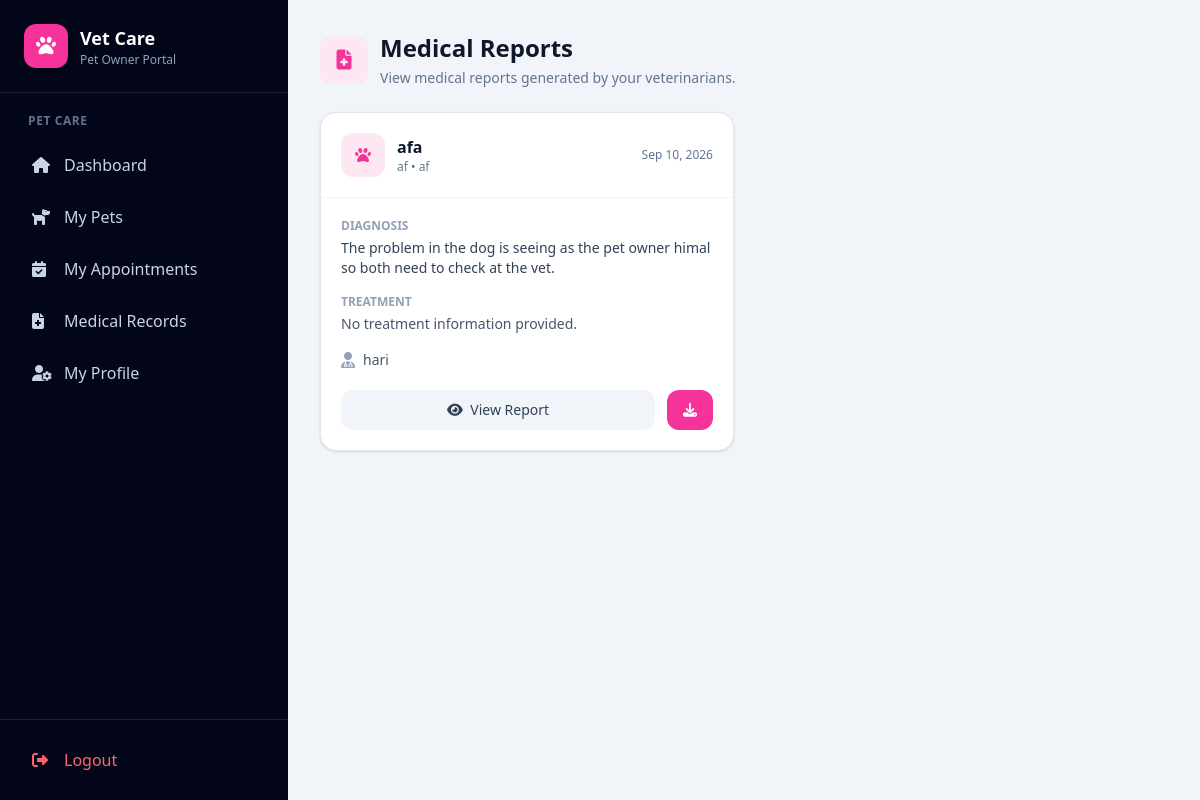
The page /medical/medical-records/ (signed in) on the database its author committed.
### medical/models.py (models this page shows, shortened)
class MedicalRecord(models.Model):
    animal = models.ForeignKey(
        Animal,
        on_delete=models.CASCADE,
        related_name="medical_records"
    )
    veterinarian = models.ForeignKey(
        VeterinarianProfile,
        on_delete=models.SET_NULL,
        null=True,
        related_name="medical_records"
    )
    appointment = models.ForeignKey(
        "appointment.Appointment",
        on_delete=models.SET_NULL,
        null=True,
        blank=True,
        related_name="medical_records"
    )
    diagnosis = models.TextField()
    symptoms = models.TextField(
        blank=True,
        null=True
    )
    treatment = models.TextField(
        blank=True,
        null=True
    )
    notes = models.TextField(
        blank=True,
        null=True
    )
    record_date = models.DateField()
    created_at = models.DateTimeField(
        auto_now_add=True
    )
    updated_at = models.DateTimeField(
        auto_now=True
    )
    class Meta:
        ordering = ["-record_date"]
        verbose_name = "Medical Record"
        verbose_name_plural = "Medical Records"

### animal/models.py (models this page shows, shortened)
class Animal(models.Model):
    owner = models.ForeignKey(
        User,
        on_delete=models.CASCADE,
        related_name="animals",
        null=True,
        blank=True
    )
    name = models.CharField(max_length=100)
    species = models.CharField(max_length=100)
    breed = models.CharField(
        max_length=100,
        blank=True,
        null=True
    )
    age = models.PositiveIntegerField(
        blank=True,
        null=True
    )
    symptoms = models.TextField(
        blank=True,
        null=True
    )
    created_at = models.DateTimeField(
        auto_now_add=True
    )

### account/models.py (models this page shows, shortened)
class VeterinarianProfile(models.Model):
    user = models.OneToOneField(
        User,
        on_delete=models.CASCADE,
        related_name="veterinarian_profile",
        limit_choices_to={"role": User.VETERINARIAN}
    )
    license_number = models.CharField(
        max_length=100,
        unique=True
    )
    specialization = models.CharField(
        max_length=150,
        blank=True,
        null=True
    )
    qualification = models.CharField(
        max_length=200,
        blank=True,
        null=True
    )
    experience_years = models.PositiveIntegerField(
        default=0
    )
    joined_date = models.DateField(
        blank=True,
        null=True
    )

class User(AbstractUser):
    ADMIN = "ADMIN"
    VETERINARIAN = "VETERINARIAN"
    PET_OWNER = "PET_OWNER"
    ROLE_CHOICES = [
        (ADMIN, "Admin"),
        (VETERINARIAN, "Veterinarian"),
        (PET_OWNER, "Pet Owner"),
    ]
    role = models.CharField(
        max_length=20,
        choices=ROLE_CHOICES,
        default=PET_OWNER
    )
    phone = models.CharField(
        max_length=15,
        blank=True,
        null=True
    )
    address = models.TextField(
        blank=True,
        null=True
    )
    created_at = models.DateTimeField(
        auto_now_add=True
    )
    updated_at = models.DateTimeField(
        auto_now=True
    )

### medical/views.py (the view)
@login_required
def owner_medical_records(request):
    if request.user.role != User.PET_OWNER:
        messages.error(
            request,
            "You are not authorized to view medical reports."
        )
        return redirect("dashboard")
    medical_records = (
        MedicalRecord.objects
        .filter(animal__owner=request.user)
        .select_related(
            "animal",
            "veterinarian",
            "appointment"
        )
        .prefetch_related("prescriptions")
        .order_by("-record_date", "-id")
    )
    return render(
        request,
        "medical/owner_medical_records.html",
        {
            "medical_records": medical_records
        }
    )

### medical/templates/medical/owner_medical_records.html (shortened to what this page needs)
{% extends "ownerbase.html" %}
{% block content %}
<div class="max-w-7xl mx-auto">
    <div class="flex flex-col sm:flex-row
                sm:items-center
                sm:justify-between
                gap-4 mb-6">
        <div>
            <div class="flex items-center gap-3">
                <div class="w-12 h-12
                            rounded-xl
                            bg-pink-100
                            text-pink-500
                            flex items-center justify-center">
                    <i class="fa-solid fa-file-medical text-xl"></i>
                </div>
                <div>
                    <h1 class="text-2xl font-bold text-slate-900">
                        Medical Reports
                    </h1>
                    <p class="text-sm text-slate-500 mt-1">
                        View medical reports generated by your veterinarians.
                    </p>
                </div>
            </div>
        </div>
    </div>
    {% if medical_records %}
        <div class="grid grid-cols-1 lg:grid-cols-2
                    xl:grid-cols-3 gap-5">
            {% for record in medical_records %}
                <div class="bg-white
                            rounded-2xl
                            border border-slate-200
                            shadow-sm
                            overflow-hidden">
                    <div class="p-5
                                border-b border-slate-100">
                        <div class="flex items-center
                                    justify-between gap-3">
                            <div class="flex items-center gap-3">
                                <div class="w-11 h-11
                                            rounded-xl
                                            bg-pink-100
                                            text-pink-500
                                            flex items-center justify-center">
                                    <i class="fa-solid fa-paw"></i>
                                </div>
                                <div>
                                    <h2 class="font-bold
                                               text-slate-900">
                                        {{ record.animal.name }}
                                    </h2>
                                    <p class="text-xs
                                              text-slate-500">
                                        {{ record.animal.species }}
                                        {% if record.animal.breed %}
                                            • {{ record.animal.breed }}
                                        {% endif %}
                                    </p>
                                </div>
                            </div>
                            <span class="text-xs
                                         text-slate-500
                                         whitespace-nowrap">
                                {{ record.record_date|date:"M d, Y" }}
                            </span>
                        </div>
                    </div>
                    <div class="p-5 space-y-4">
                        <div>
                            <p class="text-xs
                                      font-semibold
                                      uppercase
                                      text-slate-400">
                                Diagnosis
                            </p>
                            <p class="text-sm
                                      text-slate-700
                                      mt-1">
                                {{ record.diagnosis }}
                            </p>
                        </div>
                        <div>
                            <p class="text-xs
                                      font-semibold
                                      uppercase
                                      text-slate-400">
                                Treatment
                            </p>
                            <p class="text-sm
                                      text-slate-600
                                      mt-1
                                      line-clamp-2">
                                {{ record.treatment|default:"No treatment information provided." }}
                            </p>
                        </div>
                        <div class="flex items-center gap-2">
                            <i class="fa-solid fa-user-doctor
                                      text-slate-400"></i>
                            <span class="text-sm text-slate-600">
                                {% if record.veterinarian %}
                                    {{ record.veterinarian.user.get_full_name|default:record.veterinarian.user.username }}
                                {% else %}
                                    Veterinarian not assigned
                                {% endif %}
                            </span>
                        </div>
                    </div>
                    <div class="px-5 pb-5
                                flex gap-3">
                        <a
                            href="{% url 'owner-medical-detail' record.id %}"
                            class="flex-1
                                   text-center
                                   px-4 py-2.5
                                   rounded-xl
                                   bg-slate-100
                                   text-slate-700
                                   text-sm
                                   font-medium
                                   hover:bg-slate-200">
                            <i class="fa-solid fa-eye mr-1"></i>
                            View Report
                        </a>
                        <a
                            href="{% url 'download-medical-report' record.id %}"
                            class="px-4 py-2.5
                                   rounded-xl
                                   bg-pink-500
                                   text-white
                                   text-sm
                                   font-medium
                                   hover:bg-pink-600">
                            <i class="fa-solid fa-download"></i>
                        </a>
                    </div>
                </div>
            {% endfor %}
        </div>
    {% endif %}
</div>
{% endblock %}

### rows shown on the page
MedicalRecord: animal.name "afa", animal.species "af", animal.breed "af", record_date "Sep 10, 2026", diagnosis "The problem in the dog is seeing as the pet owner himal so both need to check at the vet.", treatment "No treatment information provided.", veterinarian.user.get_full_name "hari"
